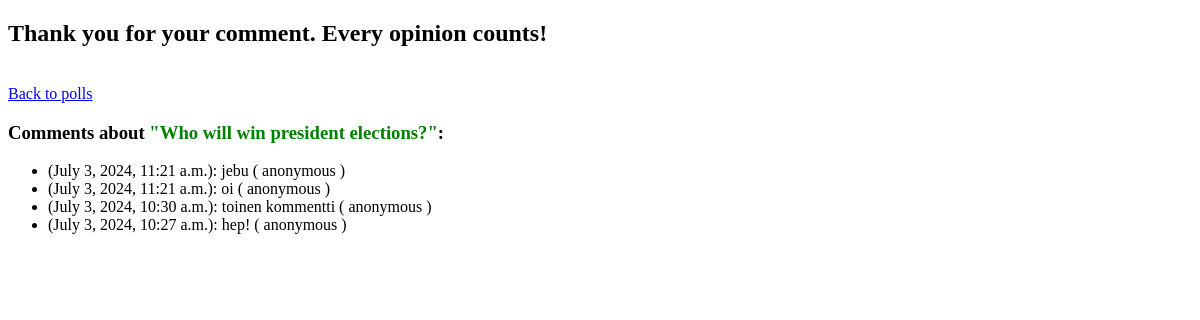
The app's page /polls/2/comment_thank_you/, older data.
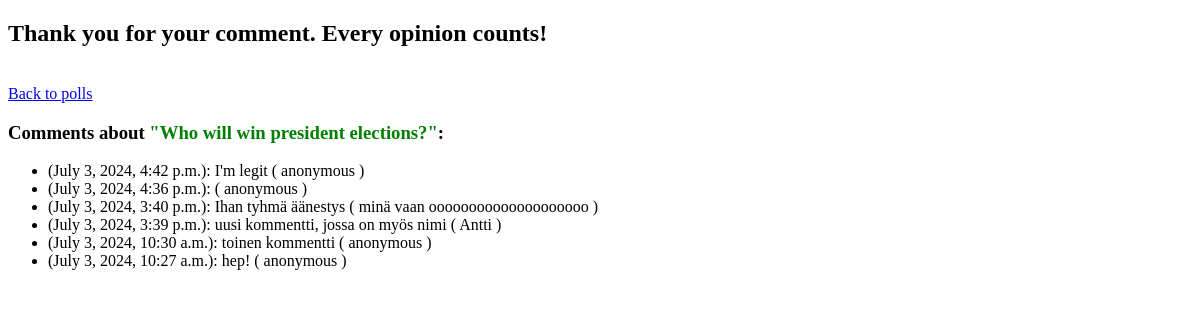
The same page, newer data.
### polls/models.py (models this page shows, shortened)
class Question(models.Model):
    question_text = models.CharField(max_length=200)
    pub_date = models.DateTimeField('date published')

class Comment(models.Model):
    question = models.ForeignKey(Question, on_delete=models.CASCADE)
    text = BleachField()          # this fix bleaches (sanitizes) end-user's input before it is taken to the database
    name = models.CharField(max_length=30, blank=True, null=True)
    email = models.EmailField(blank=False, null=True)  # blank = False = sähköposti vaaditaan vaikka sitä ei näytetä => laitetaan tietokantaan ja kokeillaan häkätä
    created_at = models.DateTimeField(auto_now_add=True)

### polls/views.py (the view)
# urls.py: path('<int:question_id>/comment_thank_you/', views.comment_thanks, name='comment_thanks')
def comment_thanks(request, question_id):
    try:
        question = Question.objects.get(pk=question_id)
        comments = Comment.objects.filter(question=question).order_by('-created_at')
    except Question.DoesNotExist:
        raise Http404("Question does not exist")
    return render(request, 'polls/comment_thank_you.html', {
        'question': question,
        'comments': comments
    })

### polls/templates/polls/comment_thank_you.html (shortened to what this page needs)
<!DOCTYPE html>
<html>
<head>
</head>
<body>
    <h2>Thank you for your comment. Every opinion counts!</h2>
    <br/>
    <a href="{% url 'polls:index' %}">Back to polls</a>
    <h3>Comments about <FONT COLOR="#008000">"{{ question.question_text }}"</FONT>:</h3>
    <ul>
        {% for comment in comments %}
        <li>({{ comment.created_at }}): {{ comment.text|safe }} ({% if comment.name %} {{ comment.name }} {% else %} anonymous {% endif %})</li>
        {% empty %}
            <li>No comments yet.</li>
        {% endfor %}
    </ul>
</body>
</html>

Row changes from the older to the newer data that the page shows:
removed Comment: created_at "July 3, 2024, 11:21 a.m.", text "jebu", shows "anonymous"
removed Comment: created_at "July 3, 2024, 11:21 a.m.", text "oi", shows "anonymous"
added Comment: created_at "July 3, 2024, 4:42 p.m.", text "I'm legit", shows "anonymous"
added Comment: created_at "July 3, 2024, 4:36 p.m.", shows "anonymous"
added Comment: created_at "July 3, 2024, 3:40 p.m.", text "Ihan tyhmä äänestys", name "minä vaan oooooooooooooooooooo"
added Comment: created_at "July 3, 2024, 3:39 p.m.", text "uusi kommentti, jossa on myös nimi", name "Antti"
